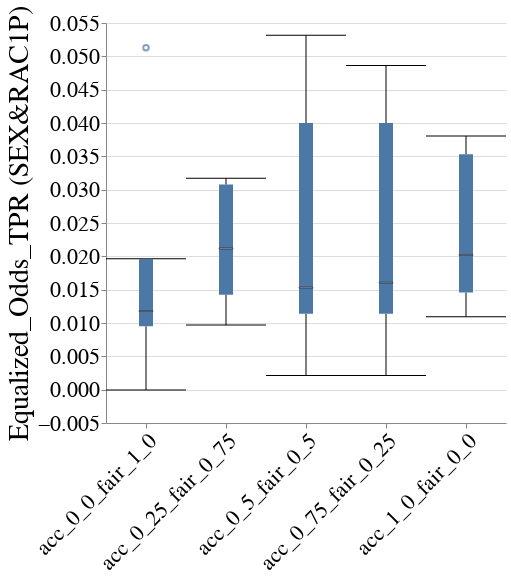

Notebook code for this chart:
### Markdown cell above
### Disparity metrics

### Code cell
create_box_plot_per_cost_model(to_plot=best_lp_metrics_per_exp_config_df, metric_name="Equalized_Odds_TPR", group=GROUP)

### Figure 1 — Vega-Lite specification as saved in the notebook (floating-point values rounded to 4 significant figures)
{"config": {"view": {"continuousWidth": 400, "continuousHeight": 300, "stroke": null}, "axis": {"labelFontSize": 22, "labelFontWeight": "normal", "titleFontSize": 28, "titleFontWeight": "normal"}, "title": {"fontSize": 28}}, "data": {"name": "data-c5c6c1bde18ab3700bc9058f570c97ea"}, "mark": {"type": "boxplot", "median": {"stroke": "black", "strokeWidth": 0.7}, "ticks": true}, "encoding": {"x": {"axis": {"labelAngle": -45, "labelLimit": 300}, "field": "exp_config_name", "title": null, "type": "nominal"}, "y": {"field": "disparity_metric_value", "scale": {"zero": false}, "title": "Equalized_Odds_TPR (SEX&RAC1P)", "type": "quantitative"}}, "height": 400, "width": 400, "$schema": "https://vega.github.io/schema/vega-lite/v4.17.0.json", "datasets": {"data-c5c6c1bde18ab3700bc9058f570c97ea": [{"exp_config_name": "acc_0_0_fair_1_0", "logical_pipeline_uuid": "Tm9uZSZESVImbHJfY2xm", "physical_pipeline_uuid": "10a4b262-5142-4d67-aceb-7c4e30102b28", "run_num": 4, "compound_pp_quality": 0.9905, "metric": "Equalized_Odds_TPR", "model_name": "lr_clf", "runtime_in_mins": 0.2394, "dataset_name": "folk_emp", "logical_pipeline_name": "None&DIR&lr_clf", "null_imputer_name": "None", "fairness_intervention_name": "DIR", "RAC1P_dis": 0.9574, "RAC1P_priv": 0.9117, "SEX&RAC1P_dis": 0.9367, "SEX&RAC1P_priv": 0.9272, "SEX_dis": 0.9224, "SEX_priv": 0.9352, "overall": 0.929, "disparity_metric_value": 0.009503}, {"exp_config_name": "acc_0_0_fair_1_0", "logical_pipeline_uuid": "Tm9uZSZESVImbHJfY2xm", "physical_pipeline_uuid": "27e41a7c-d6bf-46f0-9110-40e96932e653", "run_num": 5, "compound_pp_quality": 0.9882, "metric": "Equalized_Odds_TPR", "model_name": "lr_clf", "runtime_in_mins": 0.3664, "dataset_name": "folk_emp", "logical_pipeline_name": "None&DIR&lr_clf", "null_imputer_name": "None", "fairness_intervention_name": "DIR", "RAC1P_dis": 0.9429, "RAC1P_priv": 0.8828, "SEX&RAC1P_dis": 0.9156, "SEX&RAC1P_priv": 0.9038, "SEX_dis": 0.8906, "SEX_priv": 0.9189, "overall": 0.906, "disparity_metric_value": 0.01179}, {"exp_config_name": "acc_0_0_fair_1_0", "logical_pipeline_uuid": "Tm9uZSZESVImbHJfY2xm", "physical_pipeline_uuid": "2a1062df-0658-4bed-bebc-f08a64c100bc", "run_num": 2, "compound_pp_quality": 0.9999, "metric": "Equalized_Odds_TPR", "model_name": "lr_clf", "runtime_in_mins": 0.2394, "dataset_name": "folk_emp", "logical_pipeline_name": "None&DIR&lr_clf", "null_imputer_name": "None", "fairness_intervention_name": "DIR", "RAC1P_dis": 0.9454, "RAC1P_priv": 0.9098, "SEX&RAC1P_dis": 0.9235, "SEX&RAC1P_priv": 0.9236, "SEX_dis": 0.9074, "SEX_priv": 0.9386, "overall": 0.9236, "disparity_metric_value": -5.619e-05}, {"exp_config_name": "acc_0_0_fair_1_0", "logical_pipeline_uuid": "Tm9uZSZESVImbHJfY2xm", "physical_pipeline_uuid": "473666fc-7673-4c1a-988f-7d339730ef11", "run_num": 1, "compound_pp_quality": 0.9804, "metric": "Equalized_Odds_TPR", "model_name": "lr_clf", "runtime_in_mins": 0.2218, "dataset_name": "folk_emp", "logical_pipeline_name": "None&DIR&lr_clf", "null_imputer_name": "None", "fairness_intervention_name": "DIR", "RAC1P_dis": 0.9424, "RAC1P_priv": 0.8877, "SEX&RAC1P_dis": 0.9241, "SEX&RAC1P_priv": 0.9045, "SEX_dis": 0.9028, "SEX_priv": 0.912, "overall": 0.9079, "disparity_metric_value": 0.01963}, {"exp_config_name": "acc_0_0_fair_1_0", "logical_pipeline_uuid": "Tm9uZSZESVImbHJfY2xm", "physical_pipeline_uuid": "a4e709f5-5df7-4a13-8d4f-d3f1e38dc8e2", "run_num": 3, "compound_pp_quality": 0.9487, "metric": "Equalized_Odds_TPR", "model_name": "lr_clf", "runtime_in_mins": 0.2785, "dataset_name": "folk_emp", "logical_pipeline_name": "None&DIR&lr_clf", "null_imputer_name": "None", "fairness_intervention_name": "DIR", "RAC1P_dis": 0.9668, "RAC1P_priv": 0.8893, "SEX&RAC1P_dis": 0.9601, "SEX&RAC1P_priv": 0.9088, "SEX_dis": 0.9243, "SEX_priv": 0.9122, "overall": 0.9178, "disparity_metric_value": 0.0513}, {"exp_config_name": "acc_0_25_fair_0_75", "logical_pipeline_uuid": "Tm9uZSZESVImbGdibV9jbGY=", "physical_pipeline_uuid": "10ec22bd-bb2b-4b0b-9c70-e0c2868ed85f", "run_num": 1, "compound_pp_quality": 0.9227, "metric": "Equalized_Odds_TPR", "model_name": "lgbm_clf", "runtime_in_mins": 0.9932, "dataset_name": "folk_emp", "logical_pipeline_name": "None&DIR&lgbm_clf", "null_imputer_name": "None", "fairness_intervention_name": "DIR", "RAC1P_dis": 0.8551, "RAC1P_priv": 0.8183, "SEX&RAC1P_dis": 0.8581, "SEX&RAC1P_priv": 0.8264, "SEX_dis": 0.8325, "SEX_priv": 0.8314, "overall": 0.8319, "disparity_metric_value": 0.03173}, {"exp_config_name": "acc_0_25_fair_0_75", "logical_pipeline_uuid": "Tm9uZSZESVImbGdibV9jbGY=", "physical_pipeline_uuid": "2001efbe-d5e3-4ded-afd0-791713baef03", "run_num": 2, "compound_pp_quality": 0.9262, "metric": "Equalized_Odds_TPR", "model_name": "lgbm_clf", "runtime_in_mins": 1.591, "dataset_name": "folk_emp", "logical_pipeline_name": "None&DIR&lgbm_clf", "null_imputer_name": "None", "fairness_intervention_name": "DIR", "RAC1P_dis": 0.8695, "RAC1P_priv": 0.8311, "SEX&RAC1P_dis": 0.8706, "SEX&RAC1P_priv": 0.8398, "SEX_dis": 0.8429, "SEX_priv": 0.8489, "overall": 0.846, "disparity_metric_value": 0.03076}, {"exp_config_name": "acc_0_25_fair_0_75", "logical_pipeline_uuid": "Tm9uZSZESVImbGdibV9jbGY=", "physical_pipeline_uuid": "cae35392-63ad-4289-a244-ed998a037dab", "run_num": 3, "compound_pp_quality": 0.9325, "metric": "Equalized_Odds_TPR", "model_name": "lgbm_clf", "runtime_in_mins": 2.246, "dataset_name": "folk_emp", "logical_pipeline_name": "None&DIR&lgbm_clf", "null_imputer_name": "None", "fairness_intervention_name": "DIR", "RAC1P_dis": 0.8797, "RAC1P_priv": 0.8321, "SEX&RAC1P_dis": 0.8671, "SEX&RAC1P_priv": 0.8459, "SEX_dis": 0.8562, "SEX_priv": 0.844, "overall": 0.8497, "disparity_metric_value": 0.02117}, {"exp_config_name": "acc_0_25_fair_0_75", "logical_pipeline_uuid": "Tm9uZSZESVImbGdibV9jbGY=", "physical_pipeline_uuid": "e65d4227-6d08-432d-8b7e-cf1aec38947f", "run_num": 5, "compound_pp_quality": 0.9399, "metric": "Equalized_Odds_TPR", "model_name": "lgbm_clf", "runtime_in_mins": 0.3196, "dataset_name": "folk_emp", "logical_pipeline_name": "None&DIR&lgbm_clf", "null_imputer_name": "None", "fairness_intervention_name": "DIR", "RAC1P_dis": 0.9228, "RAC1P_priv": 0.8498, "SEX&RAC1P_dis": 0.8896, "SEX&RAC1P_priv": 0.8754, "SEX_dis": 0.8776, "SEX_priv": 0.8783, "overall": 0.878, "disparity_metric_value": 0.01425}, {"exp_config_name": "acc_0_25_fair_0_75", "logical_pipeline_uuid": "Tm9uZSZESVImbGdibV9jbGY=", "physical_pipeline_uuid": "eb9b5a19-82f6-416c-bf7f-9471911d01c1", "run_num": 4, "compound_pp_quality": 0.9446, "metric": "Equalized_Odds_TPR", "model_name": "lgbm_clf", "runtime_in_mins": 0.3492, "dataset_name": "folk_emp", "logical_pipeline_name": "None&DIR&lgbm_clf", "null_imputer_name": "None", "fairness_intervention_name": "DIR", "RAC1P_dis": 0.9211, "RAC1P_priv": 0.8877, "SEX&RAC1P_dis": 0.9082, "SEX&RAC1P_priv": 0.8985, "SEX_dis": 0.9015, "SEX_priv": 0.8993, "overall": 0.9004, "disparity_metric_value": 0.009698}, {"exp_config_name": "acc_0_5_fair_0_5", "logical_pipeline_uuid": "Tm9uZSZESVImcmZfY2xm", "physical_pipeline_uuid": "07b5ccd5-a31a-40df-866d-e878edac7ba8", "run_num": 5, "compound_pp_quality": 0.8939, "metric": "Equalized_Odds_TPR", "model_name": "rf_clf", "runtime_in_mins": 0.5909, "dataset_name": "folk_emp", "logical_pipeline_name": "None&DIR&rf_clf", "null_imputer_name": "None", "fairness_intervention_name": "DIR", "RAC1P_dis": 0.9244, "RAC1P_priv": 0.8527, "SEX&RAC1P_dis": 0.8929, "SEX&RAC1P_priv": 0.8776, "SEX_dis": 0.8698, "SEX_priv": 0.8893, "overall": 0.8804, "disparity_metric_value": 0.01531}, {"exp_config_name": "acc_0_5_fair_0_5", "logical_pipeline_uuid": "Tm9uZSZESVImcmZfY2xm", "physical_pipeline_uuid": "25f8f8ee-416d-4ab7-b7f5-59f977922b92", "run_num": 1, "compound_pp_quality": 0.8783, "metric": "Equalized_Odds_TPR", "model_name": "rf_clf", "runtime_in_mins": 0.7308, "dataset_name": "folk_emp", "logical_pipeline_name": "None&DIR&rf_clf", "null_imputer_name": "None", "fairness_intervention_name": "DIR", "RAC1P_dis": 0.9019, "RAC1P_priv": 0.8466, "SEX&RAC1P_dis": 0.9109, "SEX&RAC1P_priv": 0.8577, "SEX_dis": 0.8772, "SEX_priv": 0.8586, "overall": 0.867, "disparity_metric_value": 0.05315}, {"exp_config_name": "acc_0_5_fair_0_5", "logical_pipeline_uuid": "Tm9uZSZESVImcmZfY2xm", "physical_pipeline_uuid": "5734a395-9aba-48e5-93db-3110ef53510b", "run_num": 2, "compound_pp_quality": 0.9039, "metric": "Equalized_Odds_TPR", "model_name": "rf_clf", "runtime_in_mins": 0.3749, "dataset_name": "folk_emp", "logical_pipeline_name": "None&DIR&rf_clf", "null_imputer_name": "None", "fairness_intervention_name": "DIR", "RAC1P_dis": 0.9181, "RAC1P_priv": 0.881, "SEX&RAC1P_dis": 0.8971, "SEX&RAC1P_priv": 0.8949, "SEX_dis": 0.8855, "SEX_priv": 0.9045, "overall": 0.8954, "disparity_metric_value": 0.002129}, {"exp_config_name": "acc_0_5_fair_0_5", "logical_pipeline_uuid": "Tm9uZSZESVImcmZfY2xm", "physical_pipeline_uuid": "9b20a654-b7bb-4036-90a1-6bfb70add4d3", "run_num": 3, "compound_pp_quality": 0.8859, "metric": "Equalized_Odds_TPR", "model_name": "rf_clf", "runtime_in_mins": 0.3695, "dataset_name": "folk_emp", "logical_pipeline_name": "None&DIR&rf_clf", "null_imputer_name": "None", "fairness_intervention_name": "DIR", "RAC1P_dis": 0.9288, "RAC1P_priv": 0.8736, "SEX&RAC1P_dis": 0.9269, "SEX&RAC1P_priv": 0.8869, "SEX_dis": 0.8991, "SEX_priv": 0.8895, "overall": 0.8939, "disparity_metric_value": 0.03998}, {"exp_config_name": "acc_0_5_fair_0_5", "logical_pipeline_uuid": "Tm9uZSZESVImcmZfY2xm", "physical_pipeline_uuid": "e428c255-a1da-4312-a369-e71a6cad70ec", "run_num": 4, "compound_pp_quality": 0.8978, "metric": "Equalized_Odds_TPR", "model_name": "rf_clf", "runtime_in_mins": 0.3752, "dataset_name": "folk_emp", "logical_pipeline_name": "None&DIR&rf_clf", "null_imputer_name": "None", "fairness_intervention_name": "DIR", "RAC1P_dis": 0.9243, "RAC1P_priv": 0.8887, "SEX&RAC1P_dis": 0.9114, "SEX&RAC1P_priv": 0.9, "SEX_dis": 0.9039, "SEX_priv": 0.9005, "overall": 0.9021, "disparity_metric_value": 0.01139}, {"exp_config_name": "acc_0_75_fair_0_25", "logical_pipeline_uuid": "Tm9uZSZESVImcmZfY2xm", "physical_pipeline_uuid": "29118464-4d6c-4ac9-9f57-378753656e1b", "run_num": 5, "compound_pp_quality": 0.8481, "metric": "Equalized_Odds_TPR", "model_name": "rf_clf", "runtime_in_mins": 0.3775, "dataset_name": "folk_emp", "logical_pipeline_name": "None&DIR&rf_clf", "null_imputer_name": "None", "fairness_intervention_name": "DIR", "RAC1P_dis": 0.9244, "RAC1P_priv": 0.8517, "SEX&RAC1P_dis": 0.8929, "SEX&RAC1P_priv": 0.8768, "SEX_dis": 0.8698, "SEX_priv": 0.8882, "overall": 0.8798, "disparity_metric_value": 0.01603}, {"exp_config_name": "acc_0_75_fair_0_25", "logical_pipeline_uuid": "Tm9uZSZESVImcmZfY2xm", "physical_pipeline_uuid": "4127dfcc-8774-4868-8f9e-4e28d940d52d", "run_num": 2, "compound_pp_quality": 0.8569, "metric": "Equalized_Odds_TPR", "model_name": "rf_clf", "runtime_in_mins": 0.3968, "dataset_name": "folk_emp", "logical_pipeline_name": "None&DIR&rf_clf", "null_imputer_name": "None", "fairness_intervention_name": "DIR", "RAC1P_dis": 0.9181, "RAC1P_priv": 0.881, "SEX&RAC1P_dis": 0.8971, "SEX&RAC1P_priv": 0.8949, "SEX_dis": 0.8855, "SEX_priv": 0.9045, "overall": 0.8954, "disparity_metric_value": 0.002129}, {"exp_config_name": "acc_0_75_fair_0_25", "logical_pipeline_uuid": "Tm9uZSZESVImcmZfY2xm", "physical_pipeline_uuid": "5c31e717-da62-4ff5-8b6a-e4fe51294caa", "run_num": 1, "compound_pp_quality": 0.8459, "metric": "Equalized_Odds_TPR", "model_name": "rf_clf", "runtime_in_mins": 0.4914, "dataset_name": "folk_emp", "logical_pipeline_name": "None&DIR&rf_clf", "null_imputer_name": "None", "fairness_intervention_name": "DIR", "RAC1P_dis": 0.8972, "RAC1P_priv": 0.8447, "SEX&RAC1P_dis": 0.9043, "SEX&RAC1P_priv": 0.8556, "SEX_dis": 0.876, "SEX_priv": 0.8545, "overall": 0.8641, "disparity_metric_value": 0.04864}, {"exp_config_name": "acc_0_75_fair_0_25", "logical_pipeline_uuid": "Tm9uZSZESVImcmZfY2xm", "physical_pipeline_uuid": "6fea3046-5edc-48da-bf66-d3bd28a20a7d", "run_num": 3, "compound_pp_quality": 0.8489, "metric": "Equalized_Odds_TPR", "model_name": "rf_clf", "runtime_in_mins": 0.367, "dataset_name": "folk_emp", "logical_pipeline_name": "None&DIR&rf_clf", "null_imputer_name": "None", "fairness_intervention_name": "DIR", "RAC1P_dis": 0.9288, "RAC1P_priv": 0.8736, "SEX&RAC1P_dis": 0.9269, "SEX&RAC1P_priv": 0.8869, "SEX_dis": 0.8991, "SEX_priv": 0.8895, "overall": 0.8939, "disparity_metric_value": 0.03998}, {"exp_config_name": "acc_0_75_fair_0_25", "logical_pipeline_uuid": "Tm9uZSZESVImcmZfY2xm", "physical_pipeline_uuid": "de58d6fc-c4e3-4a8b-9fac-2e2ae41785e1", "run_num": 4, "compound_pp_quality": 0.8524, "metric": "Equalized_Odds_TPR", "model_name": "rf_clf", "runtime_in_mins": 0.3767, "dataset_name": "folk_emp", "logical_pipeline_name": "None&DIR&rf_clf", "null_imputer_name": "None", "fairness_intervention_name": "DIR", "RAC1P_dis": 0.9243, "RAC1P_priv": 0.8887, "SEX&RAC1P_dis": 0.9114, "SEX&RAC1P_priv": 0.9, "SEX_dis": 0.9039, "SEX_priv": 0.9005, "overall": 0.9021, "disparity_metric_value": 0.01139}, {"exp_config_name": "acc_1_0_fair_0_0", "logical_pipeline_uuid": "Tm9uZSZOT19GQUlSTkVTU19JTlRFUlZFTlRJT04mcmZfY2xm", "physical_pipeline_uuid": "04361871-f4b5-42e2-891b-74ffddc2342b", "run_num": 3, "compound_pp_quality": 0.8123, "metric": "Equalized_Odds_TPR", "model_name": "rf_clf", "runtime_in_mins": 1.807, "dataset_name": "folk_emp", "logical_pipeline_name": "None&NO_FAIRNESS_INTERVENTION&rf_clf", "null_imputer_name": "None", "fairness_intervention_name": "NO_FAIRNESS_INTERVENTION", "RAC1P_dis": 0.913, "RAC1P_priv": 0.8469, "SEX&RAC1P_dis": 0.9003, "SEX&RAC1P_priv": 0.865, "SEX_dis": 0.8739, "SEX_priv": 0.8689, "overall": 0.8712, "disparity_metric_value": 0.03531}, {"exp_config_name": "acc_1_0_fair_0_0", "logical_pipeline_uuid": "Tm9uZSZOT19GQUlSTkVTU19JTlRFUlZFTlRJT04mcmZfY2xm", "physical_pipeline_uuid": "262520f3-9c0d-434b-b1d9-726af3d7b117", "run_num": 4, "compound_pp_quality": 0.8078, "metric": "Equalized_Odds_TPR", "model_name": "rf_clf", "runtime_in_mins": 0.3753, "dataset_name": "folk_emp", "logical_pipeline_name": "None&NO_FAIRNESS_INTERVENTION&rf_clf", "null_imputer_name": "None", "fairness_intervention_name": "NO_FAIRNESS_INTERVENTION", "RAC1P_dis": 0.9164, "RAC1P_priv": 0.882, "SEX&RAC1P_dis": 0.9114, "SEX&RAC1P_priv": 0.8912, "SEX_dis": 0.8978, "SEX_priv": 0.8924, "overall": 0.895, "disparity_metric_value": 0.02022}, {"exp_config_name": "acc_1_0_fair_0_0", "logical_pipeline_uuid": "Tm9uZSZOT19GQUlSTkVTU19JTlRFUlZFTlRJT04mcmZfY2xm", "physical_pipeline_uuid": "4c12117f-8fa2-46f0-b083-453d06acf10d", "run_num": 1, "compound_pp_quality": 0.8114, "metric": "Equalized_Odds_TPR", "model_name": "rf_clf", "runtime_in_mins": 0.6259, "dataset_name": "folk_emp", "logical_pipeline_name": "None&NO_FAIRNESS_INTERVENTION&rf_clf", "null_imputer_name": "None", "fairness_intervention_name": "NO_FAIRNESS_INTERVENTION", "RAC1P_dis": 0.8925, "RAC1P_priv": 0.8457, "SEX&RAC1P_dis": 0.8944, "SEX&RAC1P_priv": 0.8563, "SEX_dis": 0.8696, "SEX_priv": 0.8576, "overall": 0.863, "disparity_metric_value": 0.03804}, {"exp_config_name": "acc_1_0_fair_0_0", "logical_pipeline_uuid": "Tm9uZSZOT19GQUlSTkVTU19JTlRFUlZFTlRJT04mcmZfY2xm", "physical_pipeline_uuid": "f8faa13a-a1b9-4e2c-af8e-83f3f94475fe", "run_num": 2, "compound_pp_quality": 0.8102, "metric": "Equalized_Odds_TPR", "model_name": "rf_clf", "runtime_in_mins": 0.3708, "dataset_name": "folk_emp", "logical_pipeline_name": "None&NO_FAIRNESS_INTERVENTION&rf_clf", "null_imputer_name": "None", "fairness_intervention_name": "NO_FAIRNESS_INTERVENTION", "RAC1P_dis": 0.915, "RAC1P_priv": 0.8714, "SEX&RAC1P_dis": 0.8971, "SEX&RAC1P_priv": 0.8861, "SEX_dis": 0.8794, "SEX_priv": 0.8966, "overall": 0.8883, "disparity_metric_value": 0.01095}, {"exp_config_name": "acc_1_0_fair_0_0", "logical_pipeline_uuid": "Tm9uZSZOT19GQUlSTkVTU19JTlRFUlZFTlRJT04mcmZfY2xm", "physical_pipeline_uuid": "ff4518c9-1014-46ef-abae-8a25ed099035", "run_num": 5, "compound_pp_quality": 0.8033, "metric": "Equalized_Odds_TPR", "model_name": "rf_clf", "runtime_in_mins": 0.3679, "dataset_name": "folk_emp", "logical_pipeline_name": "None&NO_FAIRNESS_INTERVENTION&rf_clf", "null_imputer_name": "None", "fairness_intervention_name": "NO_FAIRNESS_INTERVENTION", "RAC1P_dis": 0.9259, "RAC1P_priv": 0.8527, "SEX&RAC1P_dis": 0.8929, "SEX&RAC1P_priv": 0.8783, "SEX_dis": 0.8711, "SEX_priv": 0.8893, "overall": 0.881, "disparity_metric_value": 0.01458}]}}
